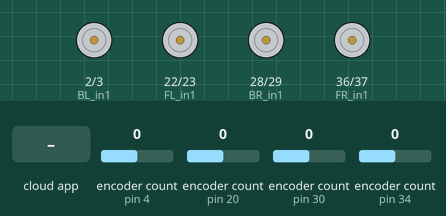
This sketch was run on a simulated Arduino Mega 2560, built with avr-gcc and run on an emulated ATmega2560. Shown: motor-driver pin pairs drawn as motors (green arrow = first pin HIGH = forward, orange = second pin HIGH = backward, longer = more drive). The test bench sets the inputs (shaded band); at power-on: encoder count (sensors on pin 4, pin 20, pin 30, pin 34) 0. The ROS host is connected and sends only what is stated.

Above: at 1.2 s.
1.3 s: the phone or cloud app sets linear.x to -100
At 2.5 s:
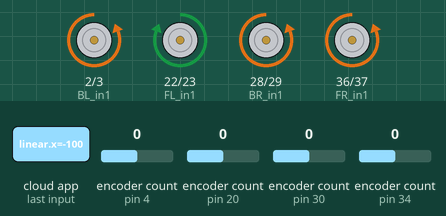
2.8 s: the phone or cloud app sets angular.z to -100
At 3.6 s:
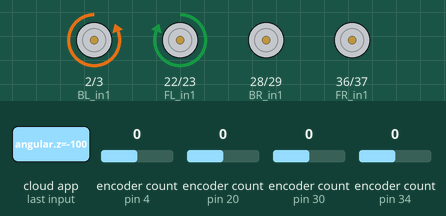
4.3 s: the phone or cloud app sets linear.x to 0
At 4.7 s:
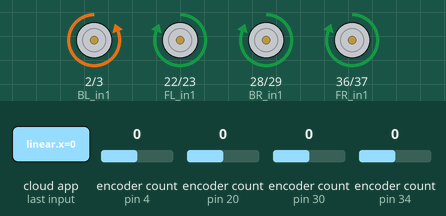
5.8 s: the phone or cloud app sets angular.z to 100
At 7.0 s:
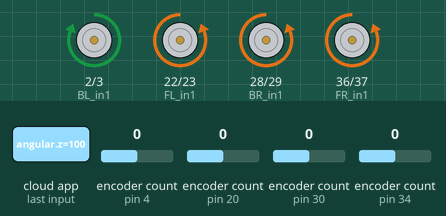
7.3 s: the phone or cloud app sets linear.x to 100
At 8.2 s:
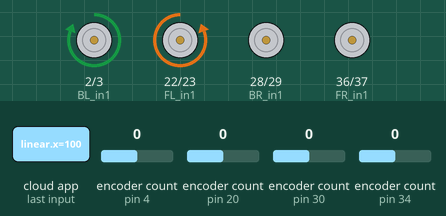
8.8 s: the phone or cloud app sets angular.z to 0
At 9.4 s:
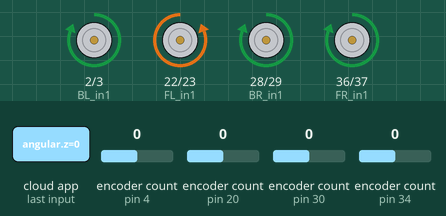
Timing chart, 0 to 11.3 s (numbered marks = the images above; inputs shaded):
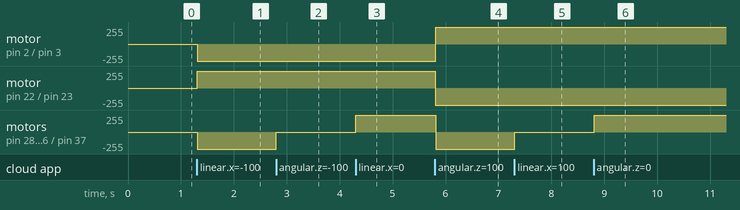

The sketch:

integration.ino
```cpp
#include "Drivetrain.h"
#include "ros.h"
#include "geometry_msgs/Twist.h"

//Setting up the ros node for wheel commands
ros::NodeHandle nh;
//Thie type of message is geometry_msgs::Twist
geometry_msgs::Twist msg;


#define FL_in1 22
#define FL_in2 23

#define FR_in1 36
#define FR_in2 37

#define BL_in1 2
#define BL_in2 3

#define BR_in1 28
#define BR_in2 29

Drivetrain *drivetrain;


//These will be the inputs to the mecanumDrive function
float cmd_x;
float cmd_y;
float cmd_z;

//This will be the callback function for wheel commands from jetson
void mecanumDriveCallBack(const geometry_msgs::Twist& cmd_msg)
{
  cmd_x = cmd_msg.linear.x;
  cmd_y = cmd_msg.linear.y;
  cmd_z = cmd_msg.angular.z;

}

ros::Subscriber <geometry_msgs::Twist> sub("/bot/cmd_vel", mecanumDriveCallBack);

double xP, xI, xD;
double xIn;
double xOut;
double xSetpoint;
PID xController(&xIn, &xOut, &xOut, xP, xI, xD, DIRECT);

double yP, yI, yD;
double yIn;
double yOut;
double ySetpoint;
PID yController(&yIn, &yOut, &yOut, yP, yI, yD, DIRECT);

double rotP, rotI, rotD;
double rotIn;
double rotOut;
double rotSetpoint;

PID rotController(&rotIn, &rotOut, &rotOut, rotP, rotI, rotD, DIRECT);

unsigned long currentMillis;
unsigned long previousMillis;

double demand;

void setup()
{
    drivetrain = new Drivetrain();

    initDrivetrain();
    //Ros setup node & subscribe to topic
    nh.initNode();
    nh.subscribe(sub);

    xController.SetMode(AUTOMATIC);
    xController.SetOutputLimits(-1.0, 1.0);
    xController.SetSampleTime(10);

    yController.SetMode(AUTOMATIC);
    yController.SetOutputLimits(-1.0, 1.0);
    yController.SetSampleTime(10);

    yController.SetMode(AUTOMATIC);
    yController.SetOutputLimits(-1.0, 1.0);
    yController.SetSampleTime(10);
}

void loop()
{
   currentMillis = millis();
   while(currentMillis - previousMillis >= 10) {
     previousMillis = currentMillis;
     if (Serial.available() > 0) {
        int n = Serial.parseInt();
        demand = (double) n / 10.0;
     }
     //Mecanum drive now a function of twist msgs
     drivetrain->mecanumDrive(cmd_y, cmd_x,cmd_z);
     for(int i = 0; i < 4; i++) {
        Serial.print(drivetrain->getRPM(i));
        Serial.print(" ");
     }
     Serial.println();
   }

   nh.spinOnce();
}


void initDrivetrain()
{
    pinMode(FL_in1, OUTPUT);
    pinMode(FL_in2, OUTPUT);
    pinMode(FR_in1, OUTPUT);
    pinMode(FR_in2, OUTPUT);
    pinMode(BL_in1, OUTPUT);
    pinMode(BL_in2, OUTPUT);
    pinMode(BR_in1, OUTPUT);
    pinMode(BR_in2, OUTPUT);

    Timer1.initialize(1000);
    Timer1.attachInterrupt(calcRPM);
}

void calcRPM()
{
    drivetrain->calcRPM();
}
```

Drivetrain.cpp
```cpp
#include "Drivetrain.h"

// Front left motor pin definition
#define FL_in1 22
#define FL_in2 23
#define FL_enc_in1 20
#define FL_enc_in2 21

// Front right motor pin definition
#define FR_in1 36
#define FR_in2 37
#define FR_enc_in1 34
#define FR_enc_in2 35

// Back left motor pin definition
#define BL_in1 2
#define BL_in2 3
#define BL_enc_in1 4
#define BL_enc_in2 5

// Back right motor pin definition
#define BR_in1 28
#define BR_in2 29
#define BR_enc_in1 30
#define BR_enc_in2 31

// Measured encoder ticks per single revolution
#define TICKS_PER_REV 2678

Drivetrain::Drivetrain()
{
    //First initialize all 4 encoder objects
    enc[0] = new Encoder(FL_enc_in1, FL_enc_in2);
    enc[1] = new Encoder(FR_enc_in1, FR_enc_in2);
    enc[2] = new Encoder(BL_enc_in1, BL_enc_in2);
    enc[3] = new Encoder(BR_enc_in1, BR_enc_in2);

    //Next initialize all 4 PID speed controllers with proper PID and setpoint values
    for (int i = 0; i < 4; i++)
    {
        speedController[i] = new PID(&in[i], &out[i], &setpoint[i], kP[i], kI, kD[i], DIRECT);
        speedController[i]->SetMode(AUTOMATIC);
        speedController[i]->SetSampleTime(10);
    }

    //initialize count to 0
    count = 0;
}

Drivetrain::~Drivetrain()
{
    // Destructor deletes any pointers that were used
    delete[] enc;
    delete[] speedController;
}

void Drivetrain::mecanumDrive(float x, float y, float z)
{
    // calculate power for each wheel with respective formula
    double frontLeft = y + x + z;
    double frontRight = y - x - z;
    double backLeft = y - x + z;
    double backRight = y + x - z;

    // map -1.0 to 1.0 range to -100 to 100 RPM
    double frontLeftRPM = frontLeft * 100.0;
    double frontRightRPM = frontRight * 100.0;
    double backLeftRPM = backLeft * 100.0;
    double backRightRPM = backRight * 100.0;

    /*
    frontLeft = frontLeft * 255;
    frontRight = frontRight * 255;
    backLeft = backLeft * 255;
    backRight = backRight * 255;
    */

    // set the setpoint of each PID speed controller
    setpoint[0] = abs(frontLeftRPM);
    setpoint[1] = abs(frontRightRPM);
    setpoint[2] = abs(backLeftRPM);
    setpoint[3] = abs(backRightRPM);

    // set the input of each PID speed controller and compute the output
    for (int i = 0; i < 4; i++)
    {
        in[i] = abs(finalRpm[i]);
        speedController[i]->Compute();
    }

    // Apply the calculated values to the motor control pins

    // Front left motor
    if (frontLeft >= 0)
    {
        // Clockwise rotation
        analogWrite(FL_in1, 0);
        analogWrite(FL_in2, out[0]);
    }
    else
    {
        // Counter-clockwise rotation
        analogWrite(FL_in1, out[0]);
        analogWrite(FL_in2, 0);
    }

    // Front right motor
    if (frontRight >= 0)
    {
        // Clockwise rotation
        analogWrite(FR_in1, out[1]);
        analogWrite(FR_in2, 0);
    }
    else
    {
        // Counter-clockwise rotation
        analogWrite(FR_in1, 0);
        analogWrite(FR_in2, out[1]);
    }

    // Back left motor
    if (backLeft >= 0)
    {
        // Clockwise rotation
        analogWrite(BL_in1, out[2]);
        analogWrite(BL_in2, 0);
    }
    else
    {
        // Counter-clockwise rotation
        analogWrite(BL_in1, 0);
        analogWrite(BL_in2, out[2]);
    }

    // Back right motor
    if (backRight >= 0)
    {
        // Clockwise rotation
        analogWrite(BR_in1, out[3]);
        analogWrite(BR_in2, 0);
    }
    else
    {
        // Counter-clockwise rotation
        analogWrite(BR_in1, 0);
        analogWrite(BR_in2, out[3]);
    }
}

void Drivetrain::calcRPM()
{
    //this functions gets called every millisecond
    //everytime the functions gets called increment the call count variable 'count'
    count++;
    for (int i = 0; i < 4; i++)
    {
        //for each motor, find its current encoder position and then how much it has changed from its last reading
        //then divide that delta value by TICK_PER_REV to get the number of revolutions performed in that millisecond
        //finally to retrieve the RPM value multiply that value by 60,000 and set the prevPos[i] to the currPos saved earlier
        //every 10 calls to this functions, the samples are averaged and saved into finalRpm array
        int currPos = enc[i]->read();
        double deltaPos = currPos - prevPos[i];
        double revs = deltaPos / TICKS_PER_REV;
        double rpmCalc = revs * 60000;
        prevPos[i] = currPos;
        rpmSum[i] += rpmCalc;
        if (count >= 10)
        {
            finalRpm[i] = rpmSum[i] / 10.0;
            rpmSum[i] = 0;
        }
    }
    if (count >= 10)
    {
        count = 0;
    }
}

// Returns the encoder object at the given index
Encoder *Drivetrain::getEnc(int i)
{
    return enc[i];
}

// Returns the PID object at the given index
PID *Drivetrain::getController(int i)
{
    return speedController[i];
}

// Returns the final RPM value at the given index
double Drivetrain::getRPM(int i) {
    return finalRpm[i];
}
```

Drivetrain.h
```cpp
#include <PID_v1.h>
#include <TimerOne.h>
#include <Encoder.h>
#include <Arduino.h>
#include <vector>

/*
 * Author: Ronnie Mohapatra
 * Description: Outlines header file for Drivetrain object
 */
class Drivetrain {
public:
    Drivetrain(); //constructor
    ~Drivetrain(); //destructor
    Encoder* getEnc(int i); //get method for an encoder object
    PID* getController(int i); //get method for a PID speed controller
    double getRPM(int i); //get method for retrieving RPM of a wheel
    void mecanumDrive(float x, float y, float z); //mecanum drive function
    void calcRPM(); //calculates RPM of all motors
private:
    Encoder* enc[4]; //encoder array
    int prevPos[4]; //used in RPM calculations
    int count; //used in RPM calculations

    double rpmSum[4]; //used in RPM calculations
    double finalRpm[4]; //official RPM array for all motors

    //PID values for all 4 speed controllers
    double kP[4] = {30,30,30,30};
    double kI = 0.0;
    double kD[4] = {0,0,0,0};

    //Input, output, and setpoint arrays for all PID speed controllers
    double in[4];
    double out[4];
    double setpoint[4];

    PID* speedController[4]; //array of PID speed controllers for all motors
};
```

Measured:
- after the input at 1.3 s, motor on pin 2 (BL_in1) / pin 3 (BL_in2), motor on pin 28 (BR_in1) / pin 29 (BR_in2), motor on pin 36 (FR_in1) / pin 37 (FR_in2): stopped → backward 255/255 at once; motor on pin 22 (FL_in1) / pin 23 (FL_in2): stopped → forward 255/255 at once
- after the input at 2.8 s, motor on pin 28 (BR_in1) / pin 29 (BR_in2), motor on pin 36 (FR_in1) / pin 37 (FR_in2): backward 255/255 → stopped at once
- after the input at 4.3 s, motor on pin 28 (BR_in1) / pin 29 (BR_in2), motor on pin 36 (FR_in1) / pin 37 (FR_in2): stopped → forward 255/255 at once
- after the input at 5.8 s, motor on pin 2 (BL_in1) / pin 3 (BL_in2): backward 255/255 → forward 255/255 at once; motor on pin 22 (FL_in1) / pin 23 (FL_in2), motor on pin 28 (BR_in1) / pin 29 (BR_in2), motor on pin 36 (FR_in1) / pin 37 (FR_in2): forward 255/255 → backward 255/255 at once
- after the input at 7.3 s, motor on pin 28 (BR_in1) / pin 29 (BR_in2), motor on pin 36 (FR_in1) / pin 37 (FR_in2): backward 255/255 → stopped at once
- after the input at 8.8 s, motor on pin 28 (BR_in1) / pin 29 (BR_in2), motor on pin 36 (FR_in1) / pin 37 (FR_in2): stopped → forward 255/255 at once
